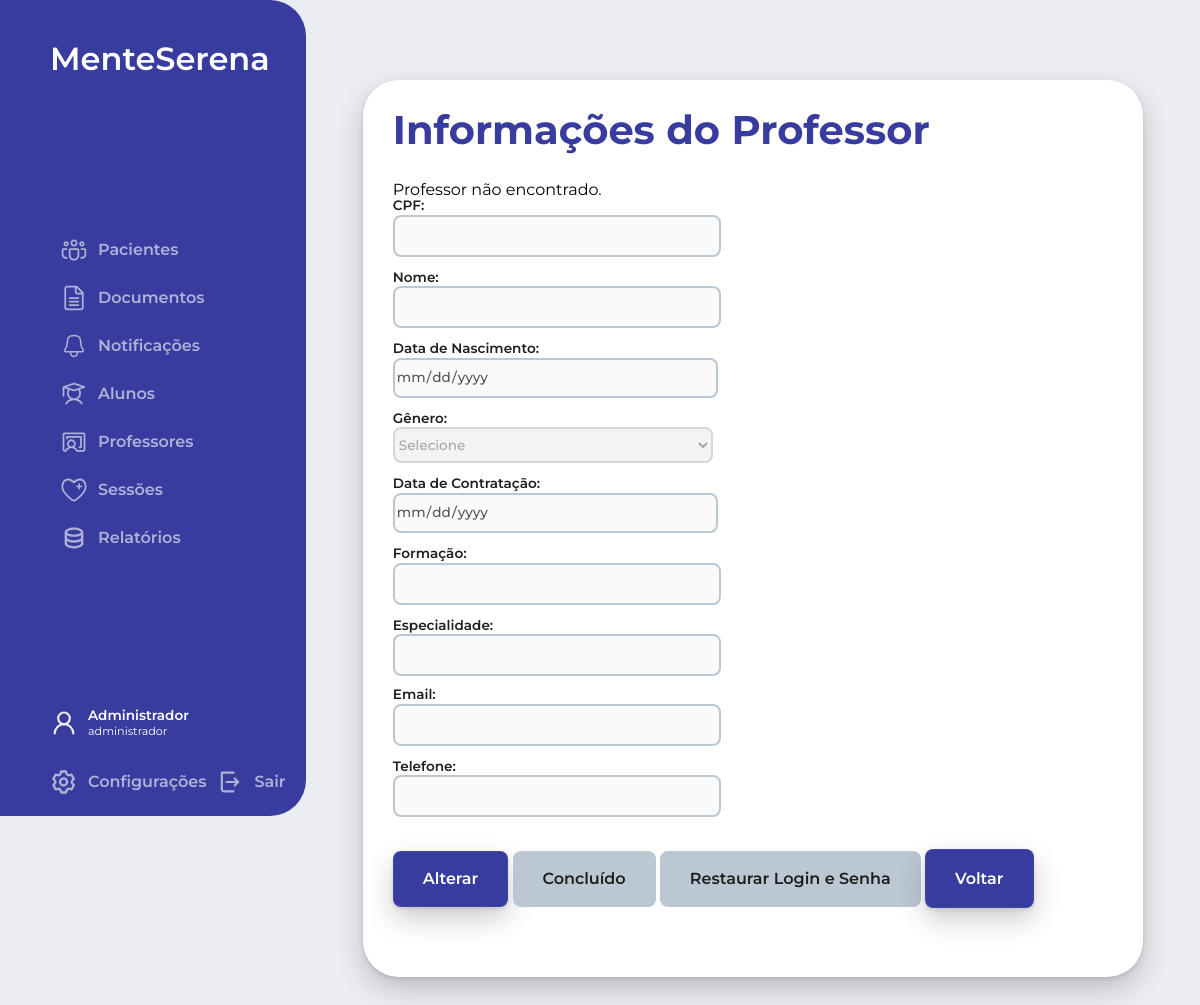
Page /php/acessarProfessores.php?id=3 (signed in) on the earlier database version.
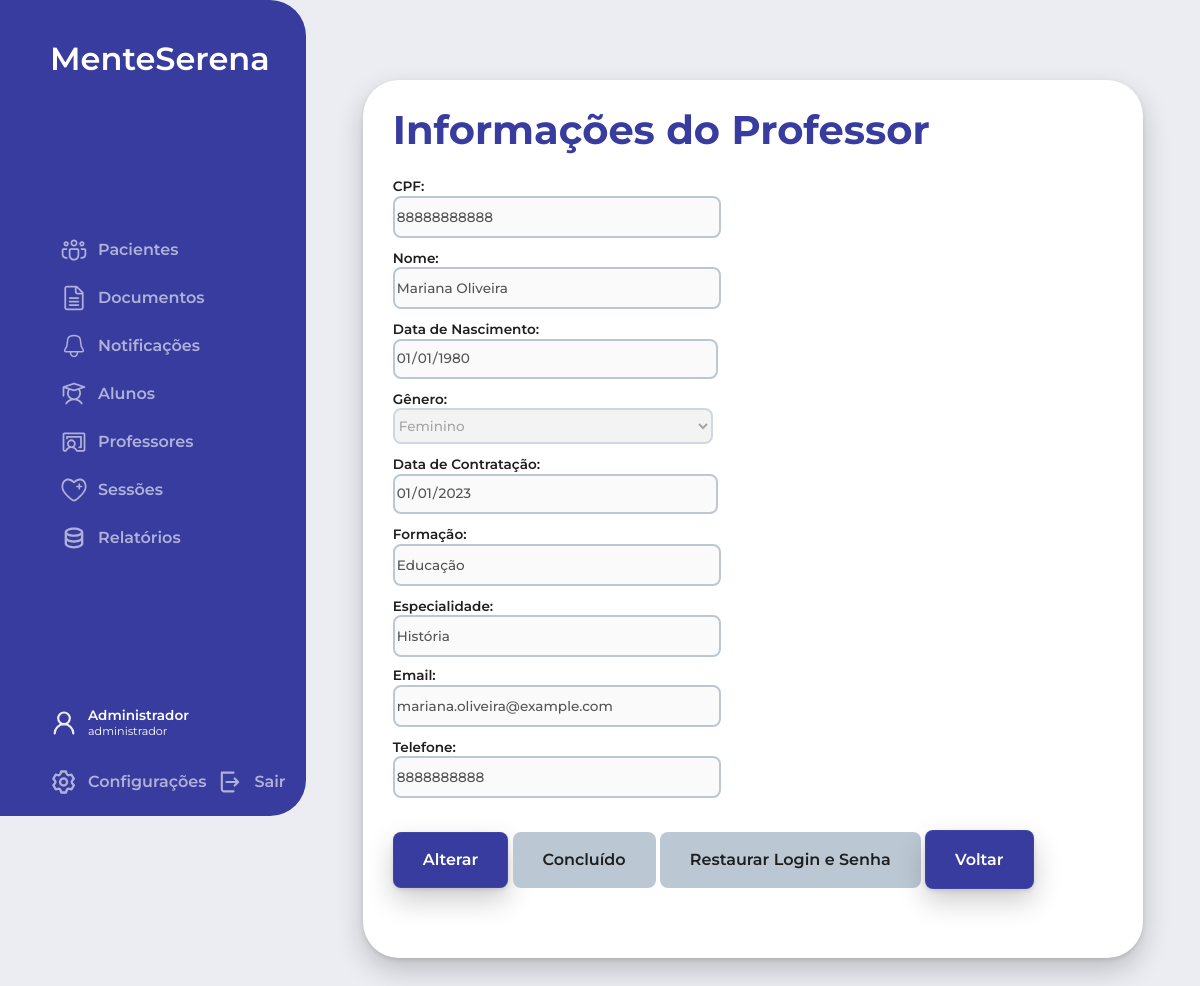
Same page on the later database version.
### tables this page shows
CREATE TABLE Usuarios (
    id_usuario INT AUTO_INCREMENT PRIMARY KEY,
    cpf VARCHAR(11) NOT NULL,
    nome VARCHAR(50) NOT NULL,
    data_nascimento DATE NOT NULL,
    genero ENUM('Masculino', 'Feminino', 'Outro') NOT NULL,
    data_contratacao DATE NOT NULL,
    formacao VARCHAR(50) NOT NULL,
    tipo_usuario ENUM('aluno', 'professor', 'administrador') NOT NULL,
    especialidade VARCHAR(20),
    email VARCHAR(50) NOT NULL,
    telefone VARCHAR(11) NOT NULL,
    login VARCHAR(20) NOT NULL,
    senha VARCHAR(255) NOT NULL,
    ativo BOOLEAN NOT NULL
);

### php/acessarProfessores.php (the view, shortened to what this page needs)
<?php
include('../config.php');
$idProfessor = isset($_GET['id']) ? $_GET['id'] : '';
$erro_acesso = '';
$sucesso_acesso = '';
$queryProfessor = "SELECT * FROM Usuarios WHERE id_usuario = ? AND tipo_usuario = 'professor'";
$stmtProfessor = mysqli_prepare($conn, $queryProfessor);
mysqli_stmt_bind_param($stmtProfessor, "i", $idProfessor);
mysqli_stmt_execute($stmtProfessor);
$resultProfessor = mysqli_stmt_get_result($stmtProfessor);
$professor = mysqli_fetch_assoc($resultProfessor);
if (!$professor) {
    $erro_acesso = "Professor não encontrado.";
}
?>
<!DOCTYPE html>
<html lang="pt-br">
<head>
  <link rel="stylesheet" href="../estilo.css">
  <link rel="stylesheet" href="../css/sidebar.css">
  <link rel="stylesheet" href="../css/mainContent.css">
</head>
<body>
  <div class="body_section">
    <?php include('sidebar.php'); ?>
    <main>
      <div class="main_title"><h2>Informações do Professor</h2></div>
      <div class="content">
        <?php if (!empty($erro_acesso)): ?>
          <div class="error"><?php echo $erro_acesso; ?></div>
        <?php elseif (!empty($sucesso_acesso)): ?>
          <div class="success"><?php echo $sucesso_acesso; ?></div>
        <?php endif; ?>
        <form class="main_form" action="acessarProfessores.php?id=<?php echo $idProfessor; ?>" method="post">
          <div class="form_group">
            <div class="form_input">
              <label for="cpf">CPF:</label>
              <input type="text" name="cpf" id="cpf" value="<?php echo $professor['cpf']; ?>" disabled>
            </div>
            <div class="form_input">
              <label for="nome">Nome:</label>
              <input type="text" name="nome" id="nome" value="<?php echo $professor['nome']; ?>" disabled>
            </div>
            <div class="form_input">
              <label for="data_nascimento">Data de Nascimento:</label>
              <input type="date" name="data_nascimento" id="data_nascimento" value="<?php echo $professor['data_nascimento']; ?>" disabled>
            </div>
            <div class="form_input">
              <label for="genero">Gênero:</label>
              <select name="genero" id="genero" disabled>
                <option value="">Selecione</option>
                <option value="Feminino" <?php echo ($professor['genero'] == 'Feminino') ? 'selected' : ''; ?>>Feminino</option>
              </select>
            </div>
            <div class="form_input">
              <label for="data_contratacao">Data de Contratação:</label>
              <input type="date" name="data_contratacao" id="data_contratacao" value="<?php echo $professor['data_contratacao']; ?>" disabled>
            </div>
            <div class="form_input">
              <label for="formacao">Formação:</label>
              <input type="text" name="formacao" id="formacao" value="<?php echo $professor['formacao']; ?>" disabled>
            </div>
            <div class="form_input">
              <label for="especialidade">Especialidade:</label>
              <input type="text" name="especialidade" id="especialidade" value="<?php echo $professor['especialidade']; ?>" disabled>
            </div>
            <div class="form_input">
              <label for="email">Email:</label>
              <input type="text" name="email" id="email" value="<?php echo $professor['email']; ?>" disabled>
            </div>
            <div class="form_input">
              <label for="telefone">Telefone:</label>
              <input type="text" name="telefone" id="telefone" value="<?php echo $professor['telefone']; ?>" disabled>
            </div>
          </div>
          <div class="form_group full_width">
            <button type="button" id="alterarBtn" class="botao_azul text_button">Alterar</button>
            <button type="submit" id="concluidoBtn" class="botao_azul text_button" name="botao" value="Concluído" disabled>Concluído</button>
            <button type="submit" id="restaurarLoginBtn" class="botao_azul text_button" name="botao" value="Restaurar Login e Senha" disabled>Restaurar Login e Senha</button>
            <a href="mainContent.php?tipo=professores" class="botao_azul text_button">Voltar</a>
          </div>
        </form>
      </div>
    </main>
  </div>
</body>
</html>

### php/sidebar.php (shortened to what this page needs)
<?php
if (isset($_SESSION['id_usuario'])) {
  $nivelAcesso = $_SESSION['UsuarioNivel'];
  $paginaAtual = basename($_SERVER['PHP_SELF']);
  $tipo = isset($_GET['tipo']) ? $_GET['tipo'] : 'pacientes';
  function gerarItemSidebar($paginaAtual, $tipo, $tipoPagina, $url, $imgSrc, $texto) {
    $activeClass = ($paginaAtual == 'mainContent.php' && $tipo == $tipoPagina) ? 'active' : '';
    return '
      <li class="' . $activeClass . '">
        <a href="' . $url . '">
          <img src="' . $imgSrc . '" alt="' . $texto . '">
          <span>' . $texto . '</span>
        </a>
      </li>';
  }
  $sidebar = '
    <div class="sidebar">
      <div class="logo"><h3>MenteSerena</h3></div>
      <ul>';
  if ($nivelAcesso == ADMINISTRADOR) {
    $sidebar .= gerarItemSidebar($paginaAtual, $tipo, 'pacientes', '/MenteSerena-master/php/mainContent.php?tipo=pacientes', '../images/pacientes.svg', 'Pacientes');
    $sidebar .= gerarItemSidebar($paginaAtual, $tipo, 'documentos', '/MenteSerena-master/php/mainContent.php?tipo=documentos', '../images/documentos.svg', 'Documentos');
    $sidebar .= gerarItemSidebar($paginaAtual, $tipo, 'notificacoes', '/MenteSerena-master/php/mainContent.php?tipo=notificacoes', '../images/notificacoes.svg', 'Notificações');
    $sidebar .= gerarItemSidebar($paginaAtual, $tipo, 'alunos', '/MenteSerena-master/php/mainContent.php?tipo=alunos', '../images/alunos.svg', 'Alunos');
    $sidebar .= gerarItemSidebar($paginaAtual, $tipo, 'professores', '/MenteSerena-master/php/mainContent.php?tipo=professores', '../images/professores.svg', 'Professores');
    $sidebar .= gerarItemSidebar($paginaAtual, $tipo, 'sessoes', '/MenteSerena-master/php/mainContent.php?tipo=sessoes', '../images/sessoes.svg', 'Sessões');
    $sidebar .= gerarItemSidebar($paginaAtual, $tipo, 'relatorios', '/MenteSerena-master/php/relatorio.php', '../images/relatorios.svg', 'Relatórios');
  } else if ($nivelAcesso == PROFESSOR) {
    $sidebar .= gerarItemSidebar($paginaAtual, $tipo, 'pacientes', '/MenteSerena-master/php/mainContent.php?tipo=pacientes', '../images/pacientes.svg', 'Pacientes');
    $sidebar .= gerarItemSidebar($paginaAtual, $tipo, 'documentos', '/MenteSerena-master/php/mainContent.php?tipo=documentos', '../images/documentos.svg', 'Documentos');
    $sidebar .= gerarItemSidebar($paginaAtual, $tipo, 'notificacoes', '/MenteSerena-master/php/mainContent.php?tipo=notificacoes', '../images/notificacoes.svg', 'Notificações');
    $sidebar .= gerarItemSidebar($paginaAtual, $tipo, 'alunos', '/MenteSerena-master/php/mainContent.php?tipo=alunos', '../images/alunos.svg', 'Alunos');
    $sidebar .= gerarItemSidebar($paginaAtual, $tipo, 'sessoes', '/MenteSerena-master/php/mainContent.php?tipo=sessoes', '../images/sessoes.svg', 'Sessões');
    $sidebar .= gerarItemSidebar($paginaAtual, $tipo, 'relatorios', '/MenteSerena-master/php/relatorio.php', '../images/relatorios.svg', 'Relatórios');
  } else if ($nivelAcesso == ALUNO) {
    $sidebar .= gerarItemSidebar($paginaAtual, $tipo, 'pacientes', '/MenteSerena-master/php/mainContent.php?tipo=pacientes', '../images/pacientes.svg', 'Pacientes');
    $sidebar .= gerarItemSidebar($paginaAtual, $tipo, 'documentos', '/MenteSerena-master/php/mainContent.php?tipo=documentos', '../images/documentos.svg', 'Documentos');
    $sidebar .= gerarItemSidebar($paginaAtual, $tipo, 'notificacoes', '/MenteSerena-master/php/mainContent.php?tipo=notificacoes', '../images/notificacoes.svg', 'Notificações');
    $sidebar .= gerarItemSidebar($paginaAtual, $tipo, 'sessoes', '/MenteSerena-master/php/mainContent.php?tipo=sessoes', '../images/sessoes.svg', 'Sessões');
  }
  $sidebar .= '
      </ul>
      <div class="menu">
        <div class="user">
          <img src="../images/user.svg" alt="Usuário">
          <div class="user_name">
            <span class="placeholder">' . $_SESSION['nome_usuario'] . '</span>
            <span class="caption">' . $_SESSION['UsuarioNivel'] . '</span>
          </div>
        </div>
        <div class="configuracoes">
          <a href="acessarUsuario.php?id=' . $_SESSION['id_usuario'] . '">
            <img src="../images/setting.svg" alt="Configurações">
            <span>Configurações</span>
          </a>
          <a href="logout.php">
            <img src="../images/exit.svg" alt="Sair">
            <span>Sair</span>
          </a>
        </div>
      </div>
    </div>';
  echo $sidebar;
} else {
  header('Location: /MenteSerena-master/index.php');
  exit();
}
?>

### estilo.css (style rules this page uses)
:root { --primary-color: #373C9E; --darker-primary-color: #2E3385; --off-white: #ECEDF2; --white: #ffffff; --black: #1e1e1e; --light-gray: #BBC8D4; --shadow: rgba(0, 0, 0, 0.2) 0px 12px 28px 0px, rgba(0, 0, 0, 0.1) 0px 2px 4px 0px, rgba(255, 255, 255, 0.05) 0px 0px 0px 1px inset; }
body { font-family: 'Montserrat', Arial, Helvetica, sans-serif; background-color: var(--off-white); font-size: 16px; margin: 0; padding: 0; }
h1, h2, h3, h4, h5, h6, p, span, .text_button, .placeholder, .small, .caption { margin: 0; }
h2 { color: var(--black); font-size: 2.5rem; font-weight: 700; line-height: 100%; }
h3 { color: var(--black); font-size: 2rem; font-weight: 600; line-height: 120%; }
span { font-size: 1rem; font-weight: 600; line-height: 100%; }
button { font-family: 'Montserrat', Arial, Helvetica, sans-serif; }
.text_button { color: var(--black); font-size: 1rem; font-weight: 600; line-height: 100%; }
.placeholder { color: var(--black); font-size: 0.85rem; font-weight: 600; line-height: 100%; }
.caption { color: var(--black); font-size: 0.7rem; font-weight: 400; line-height: 120%; }
ul { list-style: none; }
select, input, textarea { font-family: 'Montserrat', Arial, Helvetica, sans-serif; font-size: 0.85rem; font-weight: 500; line-height: 100%; }
.botao_azul { background-color: var(--primary-color); color: var(--white); padding: 20px 30px; text-decoration: none; border-radius: 8px; box-shadow: var(--shadow); transition: all 0.3s ease; cursor: pointer; border: none; }
.botao_azul:disabled { background-color: var(--light-gray); color: var(--black); cursor: not-allowed; box-shadow: none; }
.main_form { display: flex; flex-wrap: wrap; justify-content: space-between; }
.main_form select, .main_form input, .main_form textarea { font-family: 'Montserrat', Arial, Helvetica, sans-serif; max-width: 320px; width: 100%; height: 36px; border-radius: 8px; border: 2px solid var(--light-gray); }
.main_form label { font-size: 0.85rem; font-weight: 600; line-height: 100%; color: #1e1e1e; }
.main_form .form_input { display: flex; flex-direction: column; gap: 2px; margin-bottom: 12px; }
.main_form .form_group { width: 48%; margin-bottom: 20px; }
.main_form .form_group.full_width { width: 100%; }

### css/sidebar.css (style rules this page uses)
span { font-size: 1rem; font-weight: 600; line-height: 100%; }
.placeholder { color: var(--white); font-size: 0.85rem; font-weight: 600; line-height: 100%; }
.caption { color: var(--white); font-size: 0.7rem; font-weight: 400; line-height: 120%; }
.sidebar { max-height: 100vh; height: 97vh; max-width: 295px; background-color: var(--primary-color); color: var(--white); padding: 20px; display: flex; flex-direction: column; justify-content: space-between; border-radius: 0 36px 36px 0; }
.sidebar .logo h3 { color: var(--white); margin: 20px auto auto 30px; }
.sidebar ul { list-style: none; padding: 0; margin: auto auto auto 30px; }
.sidebar a { text-decoration: none; color: var(--white); opacity: 0.6; display: flex; align-items: center; padding: 10px; transition: all 0.3s ease; }
.sidebar img { margin-right: 10px; width: 28px; height: 28px; }
.menu { display: flex; flex-direction: column; margin-left: 30px; background-color: var(--primary-color); align-items: flex-start; }
.menu .placeholder { margin-bottom: 2px; }
.menu .caption { margin: 0; }
.user { display: flex; align-items: center; margin-bottom: 30px; }
.user .user_name { display: flex; flex-direction: column; }
.configuracoes { display: flex; gap: 10px; }
.configuracoes a { padding: 0; }

### css/mainContent.css (style rules this page uses)
.body_section { display: flex; flex-direction: row; flex-wrap: wrap; }
.body_section main { width: 100%; max-width: 60vw; height: auto; padding: 30px; padding-bottom: 50px; margin: 80px auto 80px; background-color: var(--white); border-radius: 36px; box-shadow: var(--shadow); display: flex; flex-direction: column; }
.body_section main .main_title h2 { color: var(--primary-color); margin: 0 0 30px; }

Differences in the rows shown:
added usuarios: cpf "88888888888", nome "Mariana Oliveira", data_nascimento "01/01/1980", genero "Feminino", data_contratacao "01/01/2023", formacao "Educação", especialidade "História", email "mariana.oliveira@example.com", telefone "8888888888"
Other differences:
$erro_acesso: "Professor não encontrado." → (not shown)
form field genero: "Selecione" → (not shown)
